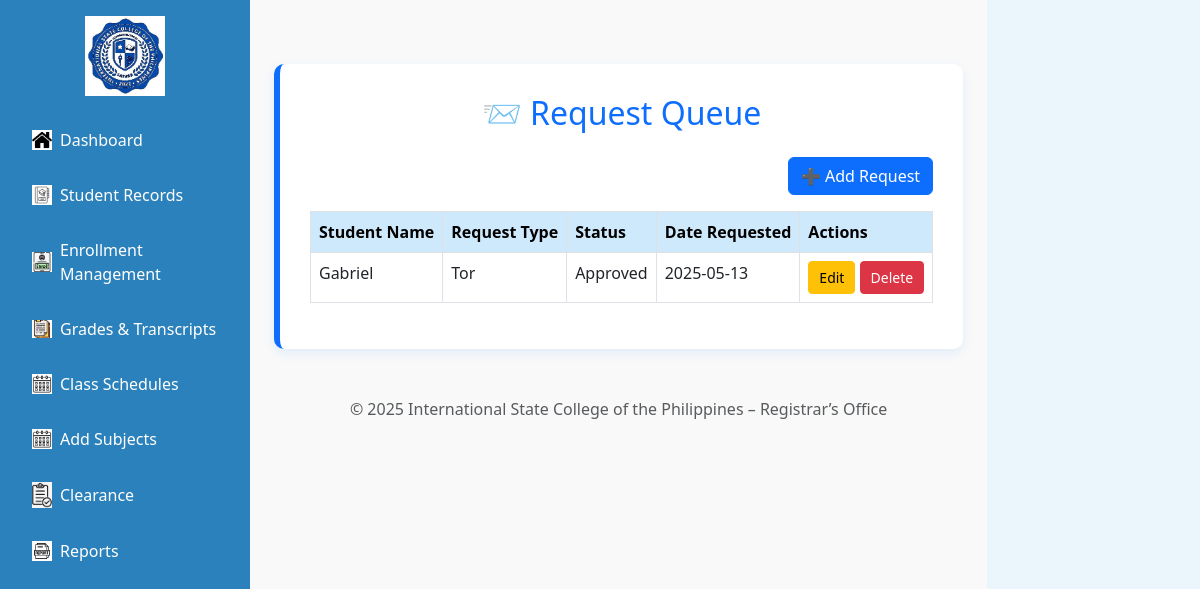
The page /Registrar/registrar.php?page=request_queue on the database its author committed.
### tables this page shows
CREATE TABLE `requests` (
  `id` int(11) NOT NULL,
  `student_name` varchar(255) DEFAULT NULL,
  `request_type` varchar(100) DEFAULT NULL,
  `status` enum('Pending','Approved','Rejected') DEFAULT 'Pending',
  `date_requested` date DEFAULT NULL
);

### Registrar/pages/request_queue.php (the view, shortened to what this page needs)
<?php
$conn = new mysqli("localhost", "root", "", "iscpdb");
$requests = $conn->query("SELECT * FROM requests ORDER BY date_requested DESC");
?>
<!DOCTYPE html>
<html>
<head>
    <link href="https://cdn.jsdelivr.net/npm/bootstrap@5.3.0/dist/css/bootstrap.min.css" rel="stylesheet">
</head>
<body>
<div class="container">
    <h2>📨 Request Queue</h2>
    <div class="d-flex justify-content-end mb-3">
        <a href="pages/add_request.php" class="btn btn-primary">➕ Add Request</a>
    </div>
    <table class="table table-bordered table-hover">
        <thead class="table-light">
            <tr>
                <th>Student Name</th>
                <th>Request Type</th>
                <th>Status</th>
                <th>Date Requested</th>
                <th>Actions</th>
            </tr>
        </thead>
        <tbody>
            <?php if ($requests->num_rows > 0): ?>
                <?php while ($row = $requests->fetch_assoc()): ?>
                    <tr>
                        <td><?= htmlspecialchars($row['student_name']) ?></td>
                        <td><?= htmlspecialchars($row['request_type']) ?></td>
                        <td><?= htmlspecialchars($row['status']) ?></td>
                        <td><?= $row['date_requested'] ?></td>
                        <td>
                            <a href="pages/edit_request.php?id=<?= $row['id'] ?>" class="btn btn-sm btn-warning">Edit</a>
                            <a href="registrar.php?page=request_queue&delete=<?= $row['id'] ?>" class="btn btn-sm btn-danger" onclick="return confirm('Delete this request?')">Delete</a>
                        </td>
                    </tr>
                <?php endwhile; ?>
            <?php else: ?>
                <tr><td colspan="6" class="text-center">No requests found.</td></tr>
            <?php endif; ?>
        </tbody>
    </table>
</div>
</body>
</html>

### Registrar/assets/css/style.css (style rules this page uses)
body { margin: 0; font-family: Arial, sans-serif; display: flex; height: 100vh; }
h2, .nav-link { font-weight: bold; }

### Registrar/pages/request_queue.php (style rules this page uses)
body { background-color: #eaf6fb; }
.container { background: #ffffff; padding: 30px; margin-top: 40px; border-radius: 10px; box-shadow: 0 4px 12px rgba(0, 123, 255, 0.1); border-left: 6px solid #0d6efd; }
h2 { color: #0d6efd; text-align: center; margin-bottom: 25px; }
.table th { background-color: #cfe9fc; }
.btn-sm { padding: 5px 10px; }

### rows shown on the page
requests: student_name "Gabriel", request_type "Tor", status "Approved", date_requested "2025-05-13"
